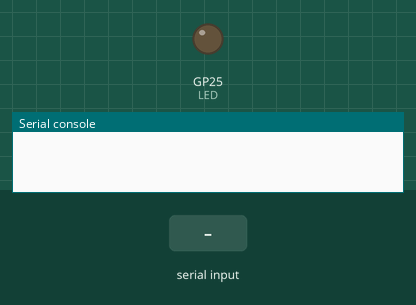
Simulated run of this program. Board: Raspberry Pi Pico running MicroPython. On the bench: output pins drawn as LEDs (lit = HIGH), the last lines printed to the serial console. Inputs (shaded band) come from the test bench. Files the program writes start out absent; random numbers come from a fixed seed.

Above: at 1.2 s.
1.3 s: "hmac" typed at the serial console, then Enter
At 1.31 s:
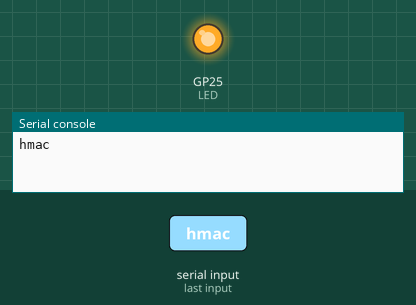
2.8 s: "keypart" typed at the serial console, then Enter
At 3.2 s:
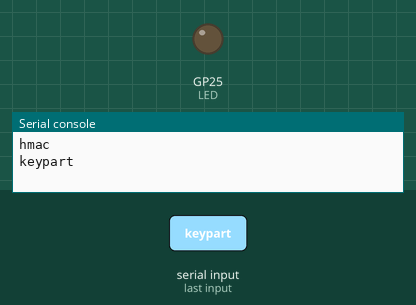
4.3 s: "info" typed at the serial console, then Enter
At 5.6 s:
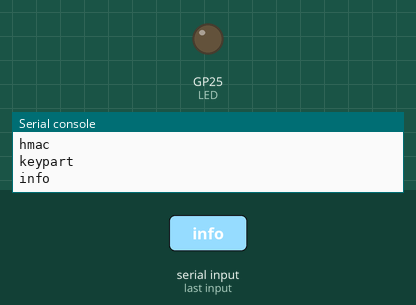
Timing chart, 0 to 7.3 s (numbered marks = the images above; inputs shaded):
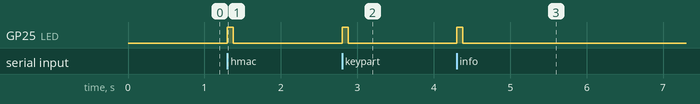

The program:

main.py
```python
# (licence header left out)
import sys
import ubinascii
import ujson
import hashlib
import urandom
import os
import time
from machine import Pin, unique_id

# =========================================================
#  LED 初期化
# =========================================================
LED = Pin("LED", Pin.OUT)
LED.value(0)

def flash_led():
    LED.value(1)
    time.sleep(0.08)
    LED.value(0)

# =========================================================
#  固有デバイスID（unique_id をそのまま使用）
# =========================================================
RAW_UID = unique_id()  # 例: b"\x01\xAF\x03..."
DEVICE_ID = ubinascii.hexlify(RAW_UID).decode().upper()

# =========================================================
#  設定 / ファイル名
# =========================================================
FW_VERSION     = "1.3.0-UID-ENC-LED"
HMAC_KEY_FILE  = "hsm_hmac.key"
KEYPART_FILE   = "hsm_keypart.key"

# MASTER_SEED（外部流出しない固定データ）
MASTER_SEED = b""

# =========================================================
#  安全なランダム生成
# =========================================================
def secure_random_bytes(n):
    return bytes([urandom.getrandbits(8) for _ in range(n)])

# =========================================================
#  KDF: EncKey = SHA256( MASTER_SEED + UniqueID )
# =========================================================
def derive_key():
    raw = MASTER_SEED + RAW_UID
    return hashlib.sha256(raw).digest()  # 32 bytes

ENC_KEY = derive_key()

# =========================================================
#  XORストリーム暗号（軽量・高速）
# =========================================================
def xor_stream(data: bytes, key: bytes) -> bytes:
    out = bytearray(len(data))
    kl = len(key)
    for i in range(len(data)):
        out[i] = data[i] ^ key[i % kl]
    return bytes(out)

# =========================================================
#  鍵を暗号化して保存 / 復号して読み込み
# =========================================================
def load_or_create_key(path, size):

    # 既存 → 復号して返す
    if path in os.listdir():
        try:
            with open(path, "rb") as f:
                enc = f.read()
            dec = xor_stream(enc, ENC_KEY)
            if len(dec) == size:
                return dec
        except:
            pass  # 壊れているので再生成する

    # 新規生成
    key = secure_random_bytes(size)
    enc = xor_stream(key, ENC_KEY)

    with open(path, "wb") as f:
        f.write(enc)

    return key

# =========================================================
#  鍵読み込み
# =========================================================
SECRET_HMAC_KEY    = load_or_create_key(HMAC_KEY_FILE, 32)
SECRET_AES_KEYPART = load_or_create_key(KEYPART_FILE, 16)

# =========================================================
#  HMAC-SHA256
# =========================================================
def hmac_sha256(key: bytes, msg: bytes) -> bytes:
    block = 64
    if len(key) > block:
        key = hashlib.sha256(key).digest()
    if len(key) < block:
        key += b"\x00" * (block - len(key))

    o_key = bytes((x ^ 0x5C) for x in key)
    i_key = bytes((x ^ 0x36) for x in key)

    inner = hashlib.sha256(i_key + msg).digest()
    return hashlib.sha256(o_key + inner).digest()

# =========================================================
#  コマンド処理
# =========================================================
def process_request(obj):

    if "cmd" not in obj:
        return {"error": "missing cmd"}

    cmd = obj["cmd"]

    # ---------------------
    # HMAC
    # ---------------------
    if cmd == "hmac":
        try:
            raw = ubinascii.a2b_base64(obj["data"])
            mac = hmac_sha256(SECRET_HMAC_KEY, raw)
            return {"hmac": ubinascii.b2a_base64(mac).decode().strip()}
        except:
            return {"error": "hmac failed"}

    # ---------------------
    # Keypart（AES）提供
    # ---------------------
    if cmd == "keypart":
        return {
            "keypart": ubinascii.b2a_base64(SECRET_AES_KEYPART).decode().strip()
        }

    # ---------------------
    # 情報取得
    # ---------------------
    if cmd == "info":
        return {
            "device": DEVICE_ID,
            "uid_raw": ubinascii.hexlify(RAW_UID).decode(),
            "version": FW_VERSION,
            "features": [
                "HMAC256",
                "KEYPART128",
                "UID_KDF",
                "ENCRYPTED_STORAGE",
                "LED_FEEDBACK",
            ]
        }

    return {"error": "unknown cmd"}

# =========================================================
#  メインループ
# =========================================================
while True:
    line = sys.stdin.readline()

    if not line:
        continue

    flash_led()

    try:
        obj = ujson.loads(line.strip())
    except:
        continue  # JSON構文エラー → 無視

    resp = process_request(obj)
    print(ujson.dumps(resp))
```

Measured:
- after the input at 1.3 s, GP25 (LED): LOW → HIGH at once, → LOW 0.08 s later
- after the input at 2.8 s, GP25 (LED): LOW → HIGH at once, → LOW 0.08 s later
- after the input at 4.3 s, GP25 (LED): LOW → HIGH at once, → LOW 0.08 s later
